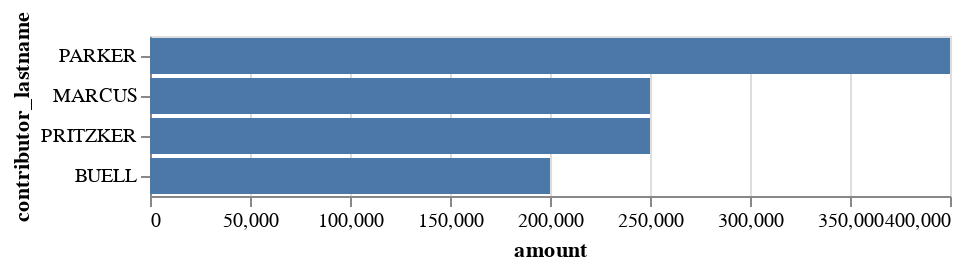

Notebook code for this chart:
### Markdown cell above
### Five Largest Contributions on this Prop

### Code cell
topfivecontribution=merged.sort_values("amount", ascending=False).head()
alt.Chart(topfivecontribution).mark_bar().encode(y=alt.Y("contributor_lastname", sort="-x"),x="amount")

### Figure 1 — Vega-Lite specification as saved in the notebook (floating-point values rounded to 4 significant figures)
{"config": {"view": {"continuousWidth": 400, "continuousHeight": 300}}, "data": {"name": "data-ccf49ce1908ec8894f2d21f638931757"}, "mark": "bar", "encoding": {"x": {"type": "quantitative", "field": "amount"}, "y": {"type": "nominal", "field": "contributor_lastname", "sort": "-x"}}, "$schema": "https://vega.github.io/schema/vega-lite/v4.8.1.json", "datasets": {"data-ccf49ce1908ec8894f2d21f638931757": [{"ocd_prop_id": "ocd-contest/e02dc48a-2ed3-4a87-859b-26c90f0539e7", "calaccess_prop_id": 1381803, "ccdc_prop_id": 82, "prop_name": "PROPOSITION 063- FIREARMS. AMMUNITION SALES. INTIATIVE STATUTE.", "ccdc_committee_id": 454, "calaccess_committee_id": 1380675, "committee_name_x": "NEWSOM BALLOT MEASURE COMMITTEE; SAFETY FOR ALL, YES ON PROP. 63,", "committee_position": "SUPPORT", "committee_name_y": "NEWSOM BALLOT MEASURE COMMITTEE; SAFETY FOR ALL, YES ON PROP. 63,", "calaccess_filing_id": 2083720, "date_received": "2016-07-01", "contributor_lastname": "PARKER", "contributor_firstname": "SEAN", "contributor_city": "PALO ALTO", "contributor_state": "CA", "contributor_zip": "94301", "contributor_employer": "SEAN PARKER FOUNDATION", "contributor_occupation": "CHAIRMAN", "contributor_is_self_employed": false, "amount": 400000.0}, {"ocd_prop_id": "ocd-contest/e02dc48a-2ed3-4a87-859b-26c90f0539e7", "calaccess_prop_id": 1381803, "ccdc_prop_id": 82, "prop_name": "PROPOSITION 063- FIREARMS. AMMUNITION SALES. INTIATIVE STATUTE.", "ccdc_committee_id": 454, "calaccess_committee_id": 1380675, "committee_name_x": "NEWSOM BALLOT MEASURE COMMITTEE; SAFETY FOR ALL, YES ON PROP. 63,", "committee_position": "SUPPORT", "committee_name_y": "NEWSOM BALLOT MEASURE COMMITTEE; SAFETY FOR ALL, YES ON PROP. 63,", "calaccess_filing_id": 2038645, "date_received": "2016-03-14", "contributor_lastname": "MARCUS", "contributor_firstname": "GEORGE M.", "contributor_city": "PALO ALTO", "contributor_state": "CA", "contributor_zip": "94304", "contributor_employer": "MARCUS & MILICHAP COMPANY", "contributor_occupation": "CHAIRMAN", "contributor_is_self_employed": false, "amount": 250000.0}, {"ocd_prop_id": "ocd-contest/e02dc48a-2ed3-4a87-859b-26c90f0539e7", "calaccess_prop_id": 1381803, "ccdc_prop_id": 82, "prop_name": "PROPOSITION 063- FIREARMS. AMMUNITION SALES. INTIATIVE STATUTE.", "ccdc_committee_id": 454, "calaccess_committee_id": 1380675, "committee_name_x": "NEWSOM BALLOT MEASURE COMMITTEE; SAFETY FOR ALL, YES ON PROP. 63,", "committee_position": "SUPPORT", "committee_name_y": "NEWSOM BALLOT MEASURE COMMITTEE; SAFETY FOR ALL, YES ON PROP. 63,", "calaccess_filing_id": 2038645, "date_received": "2016-02-22", "contributor_lastname": "BUELL", "contributor_firstname": "SUSIE TOMPKINS", "contributor_city": "SAN FRANCISCO", "contributor_state": "CA", "contributor_zip": "94129", "contributor_employer": null, "contributor_occupation": "NOT EMPLOYED", "contributor_is_self_employed": false, "amount": 200000.0}, {"ocd_prop_id": "ocd-contest/e02dc48a-2ed3-4a87-859b-26c90f0539e7", "calaccess_prop_id": 1381803, "ccdc_prop_id": 82, "prop_name": "PROPOSITION 063- FIREARMS. AMMUNITION SALES. INTIATIVE STATUTE.", "ccdc_committee_id": 454, "calaccess_committee_id": 1380675, "committee_name_x": "NEWSOM BALLOT MEASURE COMMITTEE; SAFETY FOR ALL, YES ON PROP. 63,", "committee_position": "SUPPORT", "committee_name_y": "NEWSOM BALLOT MEASURE COMMITTEE; SAFETY FOR ALL, YES ON PROP. 63,", "calaccess_filing_id": 2038645, "date_received": "2016-01-28", "contributor_lastname": "PRITZKER", "contributor_firstname": "NICHOLAS", "contributor_city": "SAN FRANCISCO", "contributor_state": "CA", "contributor_zip": "94129", "contributor_employer": "TAO CAPITAL PARTNERS", "contributor_occupation": "DIRECTOR OF STRATEGIC PLANNING", "contributor_is_self_employed": false, "amount": 150000.0}, {"ocd_prop_id": "ocd-contest/e02dc48a-2ed3-4a87-859b-26c90f0539e7", "calaccess_prop_id": 1381803, "ccdc_prop_id": 82, "prop_name": "PROPOSITION 063- FIREARMS. AMMUNITION SALES. INTIATIVE STATUTE.", "ccdc_committee_id": 454, "calaccess_committee_id": 1380675, "committee_name_x": "NEWSOM BALLOT MEASURE COMMITTEE; SAFETY FOR ALL, YES ON PROP. 63,", "committee_position": "SUPPORT", "committee_name_y": "NEWSOM BALLOT MEASURE COMMITTEE; SAFETY FOR ALL, YES ON PROP. 63,", "calaccess_filing_id": 2038645, "date_received": "2016-03-03", "contributor_lastname": "PRITZKER", "contributor_firstname": "NICHOLAS", "contributor_city": "SAN FRANCISCO", "contributor_state": "CA", "contributor_zip": "94129", "contributor_employer": "TAO CAPITAL PARTNERS", "contributor_occupation": "DIRECTOR OF STRATEGIC PLANNING", "contributor_is_self_employed": false, "amount": 100000.0}]}}
